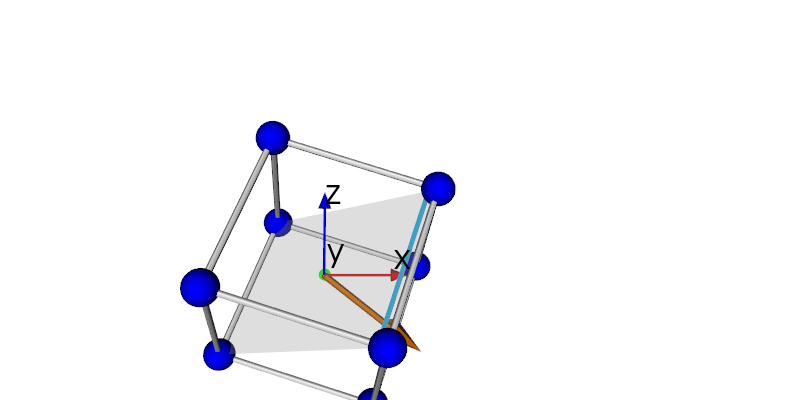

The script that drew this image:
#!/usr/bin/env python
import vtk, numpy
from lattice import Lattice, HklPlane
from microstructure import Orientation
from vtk.util.colors import *
from view.vtk_utils import *

def create_lattice_3d_with_planes(lattice, hklplanes):
  # get the unstructured grid corresponding to the crystal lattice
  grid = lattice_grid(lattice)

  # an assembly is used to gather all the actors together
  assembly = vtk.vtkAssembly()

  # add a vertical plane to show the slip plane intersection (could be any surface)
  vplane = vtk.vtkPlane()
  vplane.SetOrigin(0.5, 0.25, 0.5)
  vplane.SetNormal(0, 1, 0)

  # add all the hkl planes
  for hklplane in hklplanes:
    origin = (0.5, 0.5, 0.5) # see if we can compute this automatically
    plane = vtk.vtkPlane()
    plane.SetOrigin(origin)
    plane.SetNormal(hklplane.normal)
    hklplaneActor = add_plane_to_grid(plane, grid, origin)
    assembly.AddPart(hklplaneActor)
    # get a reference to the vtkPolyData representing the hkl plane
    hklplanePolyData = hklplaneActor.GetMapper().GetInput()

    # cut the rotated hkl plane with the reference plane
    vplaneCut = vtk.vtkCutter()
    vplaneCut.SetInput(hklplanePolyData)
    vplaneCut.SetCutFunction(vplane)
    vplaneCut.Update() # this is a vtkPolyData
    vplaneCutMapper = vtk.vtkPolyDataMapper()
    vplaneCutMapper.SetInputConnection(vplaneCut.GetOutputPort())
    vplaneCutActor = vtk.vtkActor()
    vplaneCutActor.SetMapper(vplaneCutMapper)
    vplaneCutActor.GetProperty().SetColor(peacock)
    vplaneCutActor.GetProperty().SetLineWidth(5)
    assembly.AddPart(vplaneCutActor)  
    
    # add an arrow to display the normal to the plane
    arrowActor = unit_arrow_3d(origin, hklplane.normal)
    assembly.AddPart(arrowActor)
  
  Edges, Vertices = lattice_3d(grid)
  # add the two actors to the renderer
  assembly.AddPart(Edges)
  assembly.AddPart(Vertices)

  # finally, apply crystal orientation to the lattice
  apply_orientation_to_actor(assembly, Orientation(344.0, 125.0, 217.0, type='euler'))
  return assembly

if __name__ == '__main__':
  '''
  Create a 3d scene with a cubic crystal lattice.
  Hkl planes are added to the lattice and displayed.
  '''
  # Create the Renderer and RenderWindow
  ren = vtk.vtkRenderer()
  renWin = vtk.vtkRenderWindow()
  renWin.AddRenderer(ren)
  renWin.SetSize(800, 400)
  iren = vtk.vtkRenderWindowInteractor()
  iren.SetRenderWindow(renWin)

  # create all the different unit lattice cells
  a = 1.0

  l = Lattice.cubic(a)
  print l
  p1 = HklPlane(1, 1, 1)
  p2 = HklPlane(-1, 1, 1)
  p3 = HklPlane(1, -1, 1)
  p4 = HklPlane(1, 1, -1)
  hklplanes = [p1, p2, p3, p4]
  #hklplanes = [p1]
  print hklplanes
  cubic = create_lattice_3d_with_planes(l, hklplanes)
  transform = cubic.GetUserTransform()
  #transform.Translate(0.5,0.5,0)
  ren.AddActor(cubic)

  # add axes actor
  axes = axes_actor(0.5)
  #axesTransform = vtk.vtkTransform()
  #axesTransform.Translate(-0.5,-0.5,0)
  #axes.SetUserTransform(axesTransform)
  ren.AddViewProp(axes)

  # Set the background color.
  ren.SetBackground(white)

  # set up camera
  cam = vtk.vtkCamera()
  cam.SetViewUp(0, 0, 1)
  cam.SetPosition(4, -1.5, 1.5)
  cam.SetFocalPoint(0.5, 0.5, 0.5)
  #cam.SetClippingRange(-20,20)
  cam.Dolly(1.1)
  ren.SetActiveCamera(cam)

  # capture the display and write a png image
  w2i = vtk.vtkWindowToImageFilter()
  writer = vtk.vtkPNGWriter()
  w2i.SetInput(renWin)
  w2i.Update()
  writer.SetInputConnection(w2i.GetOutputPort())
  writer.SetFileName('cubic_crystal_3d.png')
  renWin.Render()
  writer.Write()
  
  # display the scene using the RenderWindowInteractor
  iren.Initialize()
  renWin.Render()
  iren.Start()
